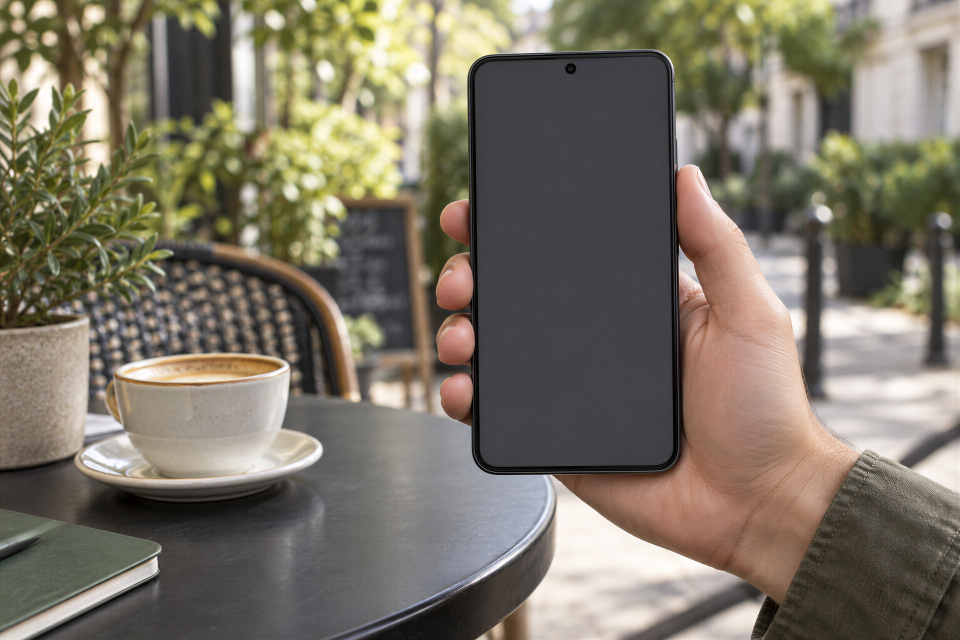
#> input picture backend/packages/mockups/assets/platform-study/galaxy.jpg, 3840 x 2560 px (shown at 1/4 size)
$ python -i cv2_reference.py   (imports and definitions only)
#> lines starting #> are read from the running program, lines starting #| are printed output that depends on the picture; after the words box and inside, x2 and y2 are one past the last pixel; in counts of white or black regions, pixels touching at a corner belong together
#> further down, picture is the input picture: shape (2560, 3840, 3); mean B, G, R 102, 116.4, 123.5
"""Legacy cv2 reference implementations for one-time parity validation."""

from __future__ import annotations

import cv2
import numpy as np


ARCFACE_REF_LANDMARKS = np.array(
    [
        [38.2946, 51.6963],
        [73.5318, 51.5014],
        [56.0252, 71.7366],
        [41.5493, 92.3655],
        [70.7299, 92.2041],
    ],
    dtype=np.float32,
)


def canny_bgr(image_bgr: np.ndarray) -> np.ndarray:
    gray = cv2.cvtColor(image_bgr, cv2.COLOR_BGR2GRAY)
    high_thresh, _ = cv2.threshold(gray, 0, 255, cv2.THRESH_BINARY + cv2.THRESH_OTSU)
    low_thresh = max(1, int(high_thresh * 0.5))
    edges = cv2.Canny(gray, low_thresh, high_thresh)
    return cv2.cvtColor(edges, cv2.COLOR_GRAY2BGR)


def lineart_bgr(image_bgr: np.ndarray) -> np.ndarray:
    gray = cv2.cvtColor(image_bgr, cv2.COLOR_BGR2GRAY)
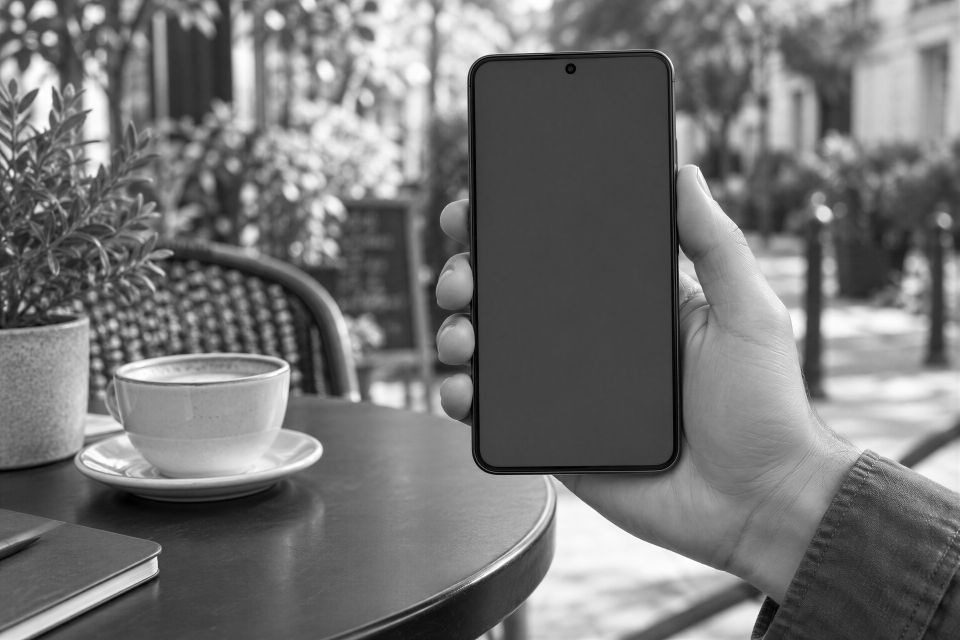
#> gray: shape (2560, 3840) (shown at 1/4 size); min 0, max 255, mean 116.9
    gray = cv2.bilateralFilter(gray, 9, 75, 75)
    lines = cv2.adaptiveThreshold(
        gray, 255, cv2.ADAPTIVE_THRESH_GAUSSIAN_C, cv2.THRESH_BINARY, 11, 2
    )
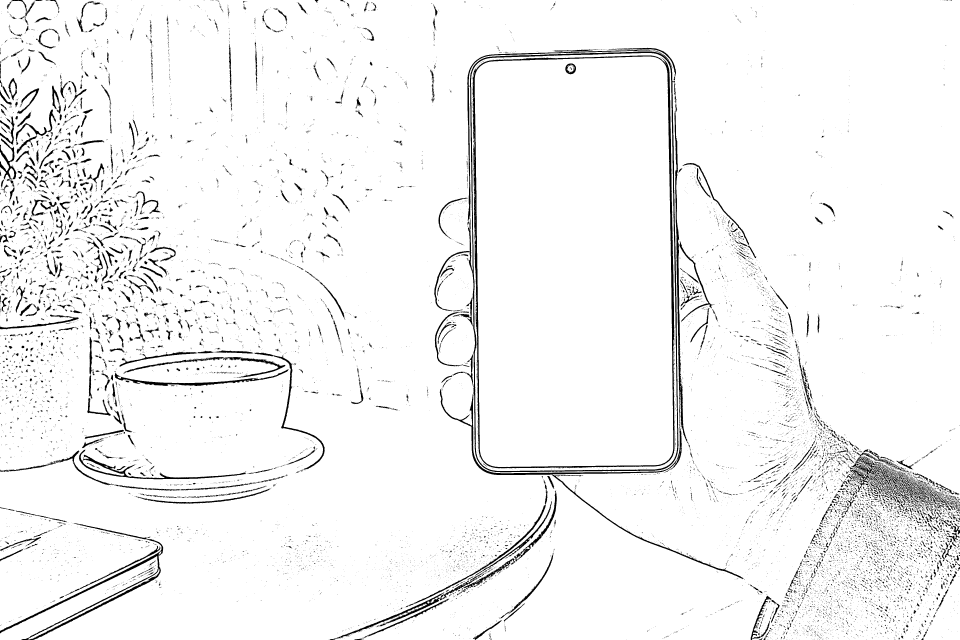
#> lines: shape (2560, 3840) (shown at 1/4 size); 95.7% white; 17582 black regions (15755 under 20 px), largest, box (x1, y1, x2, y2) and area: (1737, 199, 2714, 1889) 31922, (1890, 222, 2699, 1873) 31164, (1759, 444, 2755, 1900) 18576
    kernel = cv2.getStructuringElement(cv2.MORPH_ELLIPSE, (2, 2))
    lines = cv2.morphologyEx(lines, cv2.MORPH_CLOSE, kernel)
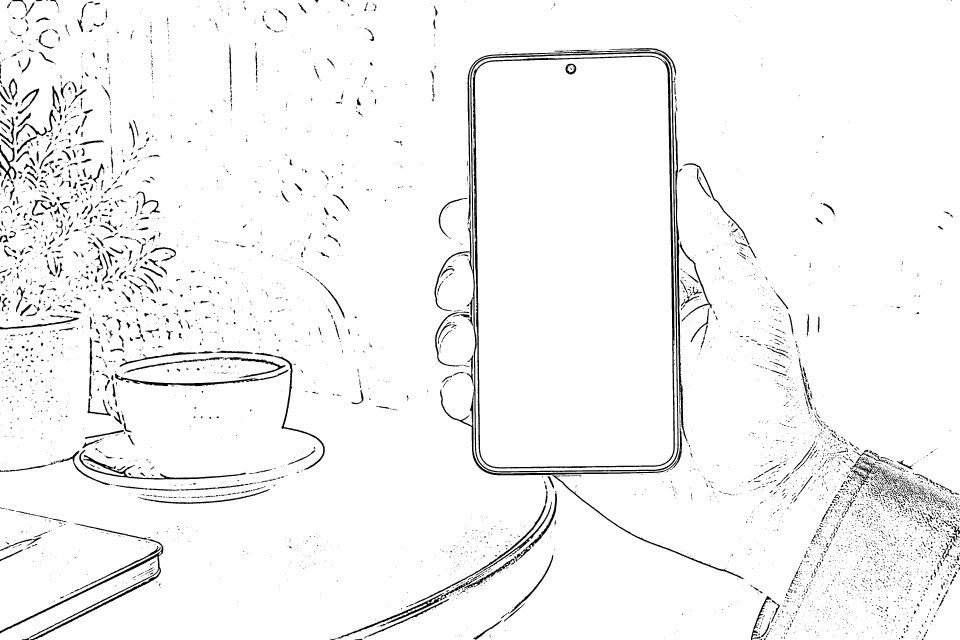
#> lines: shape (2560, 3840) (shown at 1/4 size); 96.2% white; 6145 black regions (4405 under 20 px), largest, box (x1, y1, x2, y2) and area: (1891, 223, 2700, 1874) 31053, (1738, 207, 2715, 1890) 25527, (0, 2094, 654, 2560) 15765
    return cv2.cvtColor(lines, cv2.COLOR_GRAY2BGR)


def depth_postprocess_bgr(depth: np.ndarray, width: int, height: int) -> np.ndarray:
    resized = cv2.resize(depth, (width, height), interpolation=cv2.INTER_CUBIC)
    d_min = resized.min()
    d_max = resized.max()
    if d_max - d_min > 0:
        resized = (resized - d_min) / (d_max - d_min)
    else:
        resized = np.zeros_like(resized)
    depth_u8 = (resized * 255).astype(np.uint8)
    return cv2.applyColorMap(depth_u8, cv2.COLORMAP_INFERNO)


def align_face_bgr(image_bgr: np.ndarray, landmarks: np.ndarray) -> np.ndarray:
    src_pts = landmarks.astype(np.float32)
    dst_pts = ARCFACE_REF_LANDMARKS.astype(np.float32)
    transform = estimate_affine_matrix(src_pts, dst_pts)
    if transform is None:
        x1, y1, x2, y2 = (
            int(src_pts[:, 0].min()),
            int(src_pts[:, 1].min()),
            int(src_pts[:, 0].max()),
            int(src_pts[:, 1].max()),
        )
        margin = max(x2 - x1, y2 - y1) // 2
        x1 = max(0, x1 - margin)
        y1 = max(0, y1 - margin)
        x2 = min(image_bgr.shape[1], x2 + margin)
        y2 = min(image_bgr.shape[0], y2 + margin)
        face = image_bgr[y1:y2, x1:x2]
        return cv2.resize(face, (112, 112))
    return cv2.warpAffine(image_bgr, transform, (112, 112))


def estimate_affine_matrix(src_pts: np.ndarray, dst_pts: np.ndarray) -> np.ndarray | None:
    transform, _ = cv2.estimateAffinePartial2D(src_pts.astype(np.float32), dst_pts.astype(np.float32))
    return transform

>>> import cv2
>>> picture = cv2.imread('../packages/mockups/assets/platform-study/galaxy.jpg')
>>> result = lineart_bgr(picture)

$ run again, on backend/packages/mockups/assets/platform-study/android-home.png
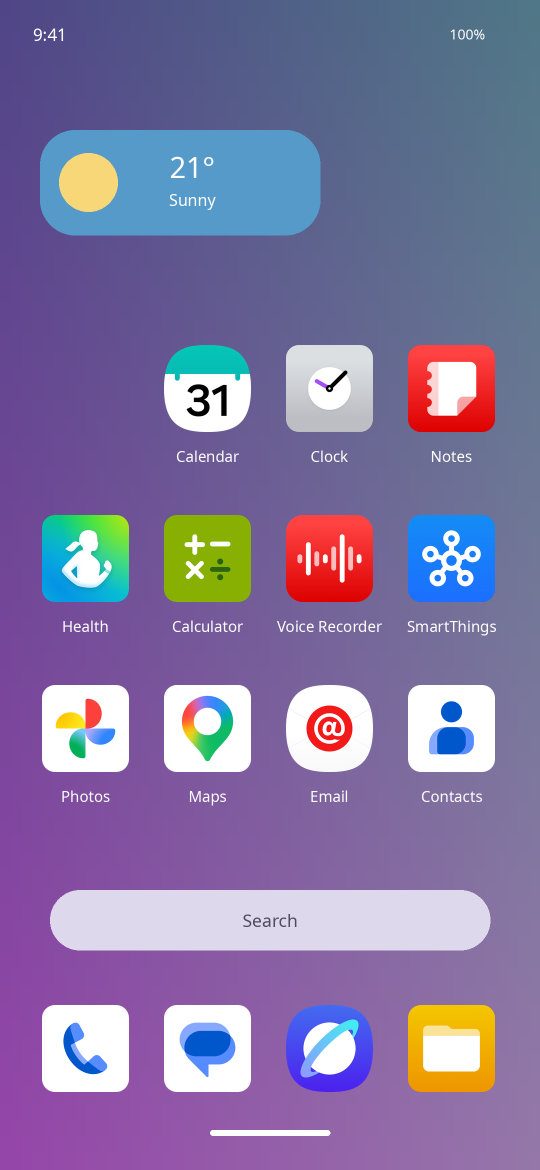
#> input picture backend/packages/mockups/assets/platform-study/android-home.png, 1080 x 2340 px (shown at 1/2 size)
#> picture is the input picture: shape (2340, 1080, 3); mean B, G, R 162.7, 119.2, 131
#> in lineart_bgr, `gray = cv2.cvtColor(image_bgr, cv2.COLOR_BGR2GRAY)`:
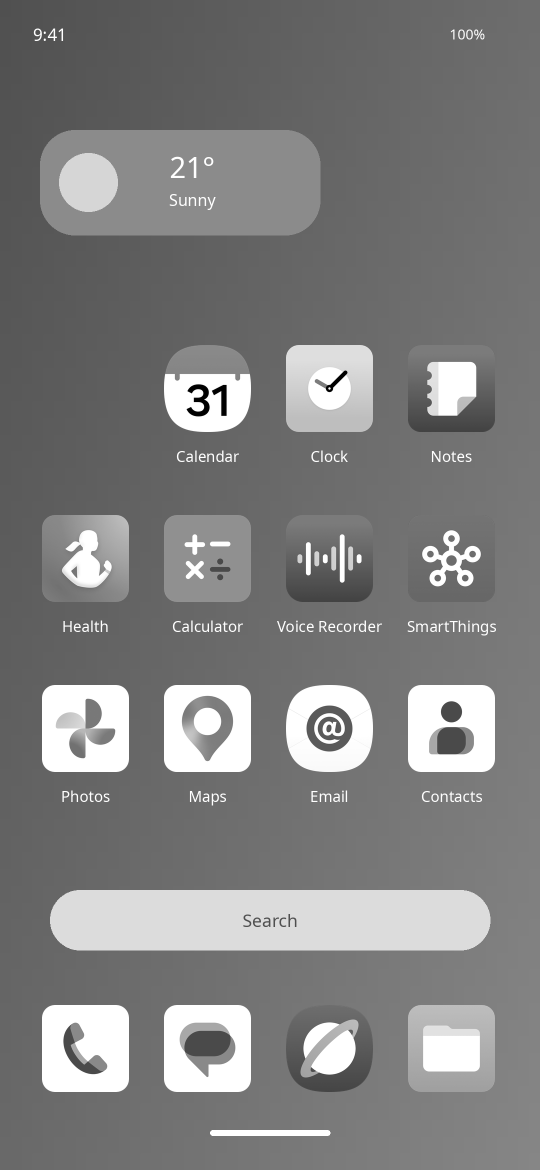
#> gray: shape (2340, 1080) (shown at 1/2 size); min 0, max 255, mean 127.7
#> in lineart_bgr, `lines = cv2.morphologyEx(lines, cv2.MORPH_CLOSE, kernel)`:
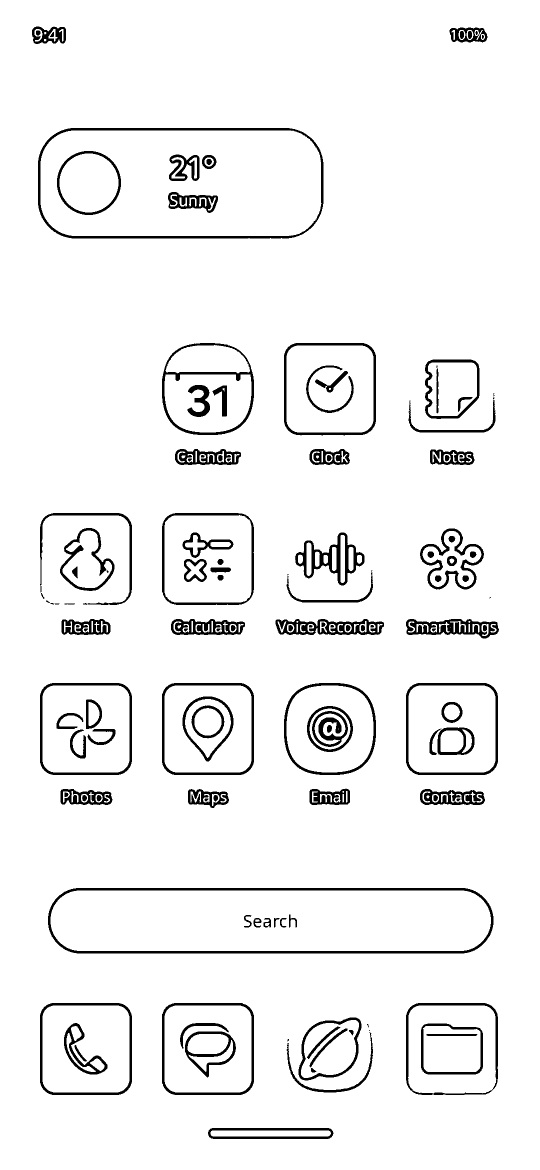
#> lines: shape (2340, 1080) (shown at 1/2 size); 94.5% white; 139 black regions (15 under 20 px), largest, box (x1, y1, x2, y2) and area: (96, 1776, 987, 1907) 9621, (76, 256, 647, 477) 6998, (590, 1065, 729, 1171) 4057

$ run again, on backend/packages/mockups/assets/platform-study/kde.png
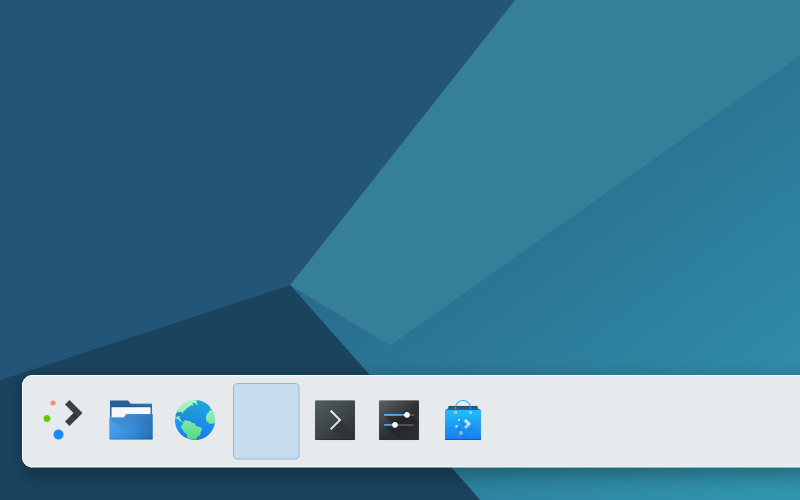
#> input picture backend/packages/mockups/assets/platform-study/kde.png, 1600 x 1000 px (shown at 1/2 size)
#> picture is the input picture: shape (1000, 1600, 3); mean B, G, R 151.1, 124.7, 71.5
#> in lineart_bgr, `gray = cv2.cvtColor(image_bgr, cv2.COLOR_BGR2GRAY)`:
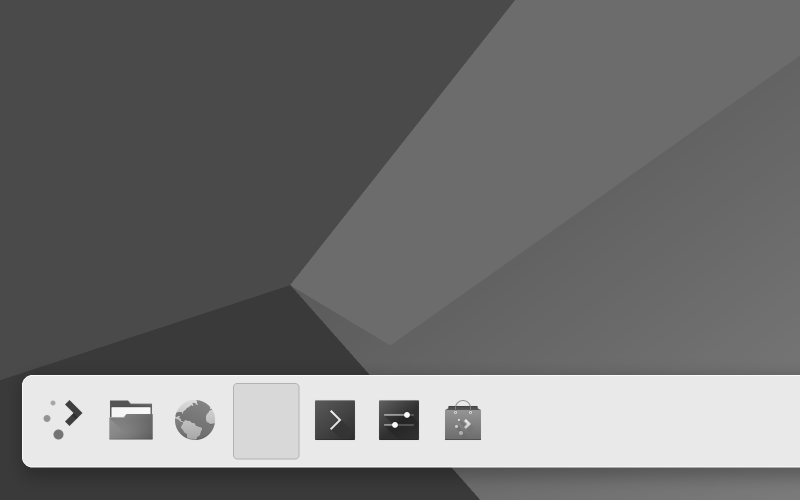
#> gray: shape (1000, 1600) (shown at 1/2 size); min 25, max 255, mean 111.7
#> in lineart_bgr, `lines = cv2.morphologyEx(lines, cv2.MORPH_CLOSE, kernel)`:
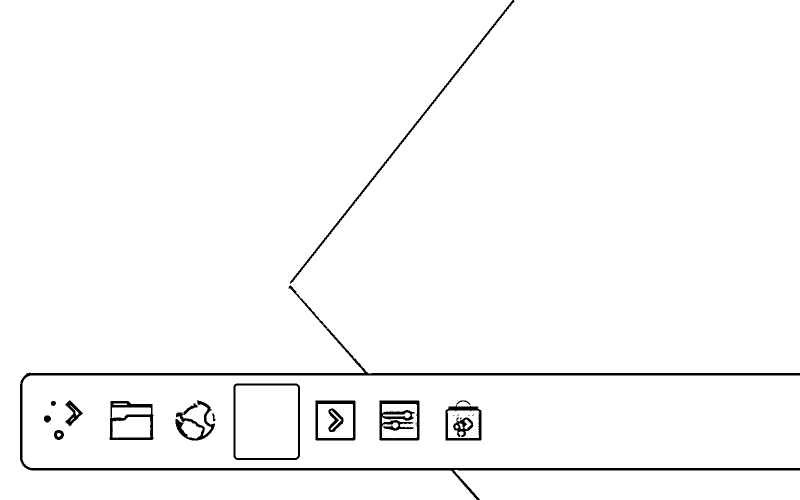
#> lines: shape (1000, 1600) (shown at 1/2 size); 97.8% white; 20 black regions (5 under 20 px), largest, box (x1, y1, x2, y2) and area: (40, 571, 1600, 1000) 17713, (759, 801, 839, 881) 2928, (580, 0, 1029, 567) 2830
